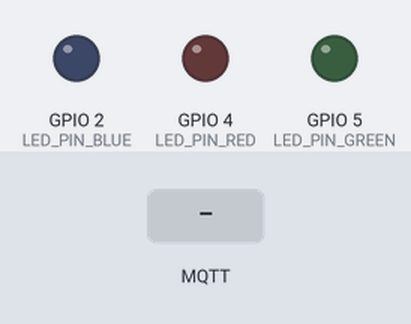
Simulated run of this program. Board: ESP32. Shown: output pins drawn as LEDs (lit = HIGH). The inputs (shaded band) are chosen by the test bench. WiFi joins after 1.5 s; servers stay silent unless stated; random numbers use the default seed unless the program sets one; no MQTT or app messages arrive unless stated; what the program prints to the serial monitor is not drawn.

Above: at 2.7 s.
2.8 s: MQTT message "RED" arrives on the first subscribed topic
At 3.2 s:
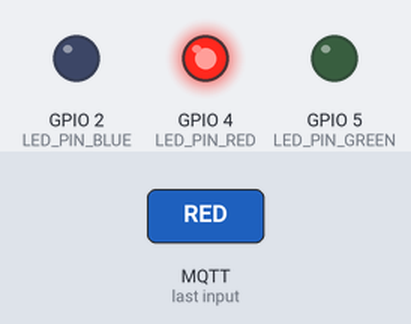
4.3 s: MQTT message "BLUE" arrives on the first subscribed topic
At 5.5 s:
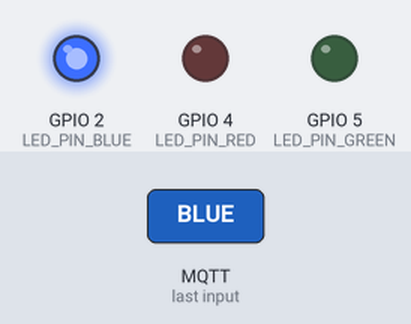
5.8 s: MQTT message "GREEN" arrives on the first subscribed topic
At 6.7 s:
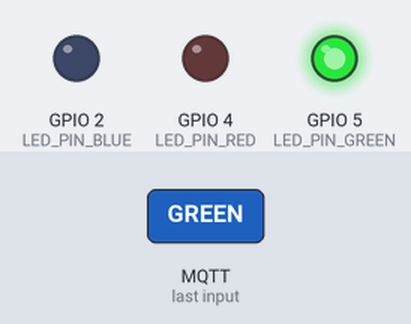
Timing chart, 0 to 8.8 s (numbered marks = the images above; inputs shaded):
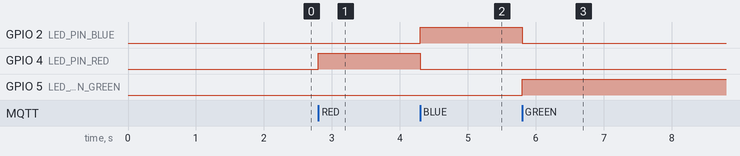

The program:

main.cpp
```cpp
#include <WiFi.h>
#include <PubSubClient.h>
#include <ArduinoJson.h>

const char* ssid = "";
const char* password = "";

const char* mqtt_server = "broker.hivemq.com";
const int mqtt_port = 1883;
const char* mqtt_user = "";
const char* mqtt_pass = "";

const char* device_id = "ESP32_Pro_Unit_01";

const char* topic_telemetry = "esp32/unit01/data";
const char* topic_command   = "esp32/unit01/cmd";
const char* topic_status    = "esp32/unit01/status";

// GLOBAL NESNE VE DEĞİŞKENLER
WiFiClient espClient;
PubSubClient client(espClient);

unsigned long lastMsgTime = 0;
const long interval = 5000;

#define LED_PIN_BLUE 2
#define LED_PIN_GREEN 5
#define LED_PIN_RED 4


void setup_wifi(){
  delay(10);
  Serial.println();
  Serial.print("WiFi'ye bağlanılıyor...");
  Serial.println(ssid);

  WiFi.mode(WIFI_STA);
  WiFi.begin(ssid, password);

  while(WiFi.status() != WL_CONNECTED){
    delay(500);
    Serial.print(".");
  }

  Serial.println("");
  Serial.println("WiFi bağlandı!");
  Serial.print("IP Adres: ");
  Serial.println(WiFi.localIP());
}


int LastLight = -1;

void callback(char* topic, byte* payload, unsigned int lenght){
  Serial.print("Mesaj gönderildi [");
  Serial.print(topic);
  Serial.print("] ");

  String message;
  for(int i = 0; i < lenght; i++){
    message += (char)payload[i];
  }
  Serial.println(message);


  if(String(topic) == topic_command){
    if(message == "RED"){
      if(LastLight != -1) digitalWrite(LastLight, LOW);
      digitalWrite(LED_PIN_RED, HIGH);
      client.publish(topic_telemetry, "{\"led\":\"ON\",\"color\":\"RED lighting...\"}");
      LastLight = LED_PIN_RED;
    }
    else if (message == "BLUE") {
      if(LastLight !=  -1) digitalWrite(LastLight, LOW);
      digitalWrite(LED_PIN_BLUE, HIGH);
      client.publish(topic_telemetry, "{\"led\":\"ON\",\"color\":\"BLUE lighting...\"}");
      LastLight = LED_PIN_BLUE;
    }
    else if (message == "GREEN") {
      if(LastLight !=  -1) digitalWrite(LastLight, LOW);
      digitalWrite(LED_PIN_GREEN, HIGH);
      client.publish(topic_telemetry, "{\"led\":\"ON\",\"color\":\"GREEN lighting...\"}");
      LastLight = LED_PIN_GREEN;
    }
    else if (message == "OFF") {
      if(LastLight != -1) digitalWrite(LastLight, LOW);
      client.publish(topic_telemetry, "{\"led\": \"OFF\"}");
      LastLight = -1;
    }
  }
}


void reconnect(){
  while(!client.connected()){
    Serial.print("MQTT bağlantısı deneniyor...");

    if(client.connect(device_id, mqtt_user, mqtt_pass, topic_status,1,true,"offline")){
      Serial.println("Bağlandı");

      client.publish(topic_status, "online", true);

      client.subscribe(topic_command);
    }else{
      Serial.print("hata, rc=");
      Serial.print(client.state());
      Serial.println("5 saniye içerisinde yeniden denenecek");
      delay(5000);
    }
  }
}


void setup(){
  Serial.begin(115200);
  pinMode(LED_PIN_BLUE, OUTPUT);
  pinMode(LED_PIN_RED, OUTPUT);
  pinMode(LED_PIN_GREEN, OUTPUT);


  setup_wifi();

  client.setServer(mqtt_server, mqtt_port);
  client.setCallback(callback);
}

void loop(){
  if(!client.connected()){
    reconnect();
  }
  client.loop();

  unsigned long now = millis();
  if(now - lastMsgTime > interval){
    lastMsgTime = now;

    JsonDocument doc;
    doc["device"] = device_id;
    doc["uptime"] = millis() / 1000;
    doc["wifi_rssi"] = WiFi.RSSI();

    doc["temp"] = random(20,30);

    char buffer[256];
    serializeJson(doc, buffer);

    Serial.print("Yayınlanan veri: ");
    Serial.println(buffer);
    client.publish(topic_telemetry, buffer);
  }
}
```

Measured:
- after the input at 2.8 s, GPIO 4 (LED_PIN_RED): LOW → HIGH at once
- after the input at 4.3 s, GPIO 2 (LED_PIN_BLUE): LOW → HIGH at once; GPIO 4 (LED_PIN_RED): HIGH → LOW at once
- after the input at 5.8 s, GPIO 2 (LED_PIN_BLUE): HIGH → LOW at once; GPIO 5 (LED_PIN_GREEN): LOW → HIGH at once
